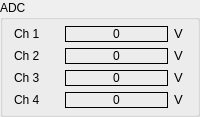
      <widget class="QGroupBox" name="groupBox">
       <property name="sizePolicy">
        <sizepolicy hsizetype="Preferred" vsizetype="Fixed">
         <horstretch>0</horstretch>
         <verstretch>0</verstretch>
        </sizepolicy>
       </property>
       <property name="minimumSize">
        <size>
         <width>0</width>
         <height>0</height>
        </size>
       </property>
       <property name="maximumSize">
        <size>
         <width>16777215</width>
         <height>16777215</height>
        </size>
       </property>
       <property name="title">
        <string>ADC</string>
       </property>
       <layout class="QGridLayout" name="gridLayout">
        <property name="topMargin">
         <number>6</number>
        </property>
        <property name="bottomMargin">
         <number>6</number>
        </property>
        <item row="0" column="0">
         <layout class="QHBoxLayout" name="horizontalLayout">
          <item>
           <widget class="QLabel" name="label">
            <property name="sizePolicy">
             <sizepolicy hsizetype="Preferred" vsizetype="Fixed">
              <horstretch>0</horstretch>
              <verstretch>0</verstretch>
             </sizepolicy>
            </property>
            <property name="minimumSize">
             <size>
              <width>0</width>
              <height>0</height>
             </size>
            </property>
            <property name="maximumSize">
             <size>
              <width>45</width>
              <height>16777215</height>
             </size>
            </property>
            <property name="font">
             <font>
              <pointsize>9</pointsize>
             </font>
            </property>
            <property name="text">
             <string>Ch 1</string>
            </property>
           </widget>
          </item>
          <item>
           <widget class="QLabel" name="adcLabel1">
            <property name="sizePolicy">
             <sizepolicy hsizetype="Preferred" vsizetype="Fixed">
              <horstretch>0</horstretch>
              <verstretch>0</verstretch>
             </sizepolicy>
            </property>
            <property name="minimumSize">
             <size>
              <width>40</width>
              <height>0</height>
             </size>
            </property>
            <property name="font">
             <font>
              <pointsize>9</pointsize>
             </font>
            </property>
            <property name="frameShape">
             <enum>QFrame::Panel</enum>
            </property>
            <property name="text">
             <string>0</string>
            </property>
            <property name="alignment">
             <set>Qt::AlignCenter</set>
            </property>
           </widget>
          </item>
          <item>
           <widget class="QLabel" name="label_5">
            <property name="sizePolicy">
             <sizepolicy hsizetype="Preferred" vsizetype="Fixed">
              <horstretch>0</horstretch>
              <verstretch>0</verstretch>
             </sizepolicy>
            </property>
            <property name="maximumSize">
             <size>
              <width>12</width>
              <height>16777215</height>
             </size>
            </property>
            <property name="font">
             <font>
              <pointsize>10</pointsize>
             </font>
            </property>
            <property name="text">
             <string>V</string>
            </property>
           </widget>
          </item>
         </layout>
        </item>
        <item row="1" column="0">
         <layout class="QHBoxLayout" name="horizontalLayout_2">
          <item>
           <widget class="QLabel" name="label_2">
            <property name="sizePolicy">
             <sizepolicy hsizetype="Preferred" vsizetype="Fixed">
              <horstretch>0</horstretch>
              <verstretch>0</verstretch>
             </sizepolicy>
            </property>
            <property name="minimumSize">
             <size>
              <width>0</width>
              <height>0</height>
             </size>
            </property>
            <property name="maximumSize">
             <size>
              <width>45</width>
              <height>16777215</height>
             </size>
            </property>
            <property name="font">
             <font>
              <pointsize>9</pointsize>
             </font>
            </property>
            <property name="text">
             <string>Ch 2</string>
            </property>
           </widget>
          </item>
          <item>
           <widget class="QLabel" name="adcLabel2">
            <property name="sizePolicy">
             <sizepolicy hsizetype="Preferred" vsizetype="Fixed">
              <horstretch>0</horstretch>
              <verstretch>0</verstretch>
             </sizepolicy>
            </property>
            <property name="minimumSize">
             <size>
              <width>40</width>
              <height>0</height>
             </size>
            </property>
            <property name="font">
             <font>
              <pointsize>9</pointsize>
             </font>
            </property>
            <property name="frameShape">
             <enum>QFrame::Panel</enum>
            </property>
            <property name="text">
             <string>0</string>
            </property>
            <property name="alignment">
             <set>Qt::AlignCenter</set>
            </property>
           </widget>
          </item>
          <item>
           <widget class="QLabel" name="label_6">
            <property name="sizePolicy">
             <sizepolicy hsizetype="Preferred" vsizetype="Fixed">
              <horstretch>0</horstretch>
              <verstretch>0</verstretch>
             </sizepolicy>
            </property>
            <property name="maximumSize">
             <size>
              <width>12</width>
              <height>16777215</height>
             </size>
            </property>
            <property name="font">
             <font>
              <pointsize>10</pointsize>
             </font>
            </property>
            <property name="text">
             <string>V</string>
            </property>
           </widget>
          </item>
         </layout>
        </item>
        <item row="2" column="0">
         <layout class="QHBoxLayout" name="horizontalLayout_3">
          <item>
           <widget class="QLabel" name="label_3">
            <property name="sizePolicy">
             <sizepolicy hsizetype="Preferred" vsizetype="Fixed">
              <horstretch>0</horstretch>
              <verstretch>0</verstretch>
             </sizepolicy>
            </property>
            <property name="minimumSize">
             <size>
              <width>0</width>
              <height>0</height>
             </size>
            </property>
            <property name="maximumSize">
             <size>
              <width>45</width>
              <height>16777215</height>
             </size>
            </property>
            <property name="font">
             <font>
              <pointsize>9</pointsize>
             </font>
            </property>
            <property name="text">
             <string>Ch 3</string>
            </property>
           </widget>
          </item>
          <item>
           <widget class="QLabel" name="adcLabel3">
            <property name="sizePolicy">
             <sizepolicy hsizetype="Preferred" vsizetype="Fixed">
              <horstretch>0</horstretch>
              <verstretch>0</verstretch>
             </sizepolicy>
            </property>
            <property name="minimumSize">
             <size>
              <width>40</width>
              <height>0</height>
             </size>
            </property>
            <property name="font">
             <font>
              <pointsize>9</pointsize>
             </font>
            </property>
            <property name="frameShape">
             <enum>QFrame::Panel</enum>
            </property>
            <property name="text">
             <string>0</string>
            </property>
            <property name="alignment">
             <set>Qt::AlignCenter</set>
            </property>
           </widget>
          </item>
          <item>
           <widget class="QLabel" name="label_7">
            <property name="sizePolicy">
             <sizepolicy hsizetype="Preferred" vsizetype="Fixed">
              <horstretch>0</horstretch>
              <verstretch>0</verstretch>
             </sizepolicy>
            </property>
            <property name="maximumSize">
             <size>
              <width>12</width>
              <height>16777215</height>
             </size>
            </property>
            <property name="font">
             <font>
              <pointsize>10</pointsize>
             </font>
            </property>
            <property name="text">
             <string>V</string>
            </property>
           </widget>
          </item>
         </layout>
        </item>
        <item row="3" column="0">
         <layout class="QHBoxLayout" name="horizontalLayout_4">
          <item>
           <widget class="QLabel" name="label_4">
            <property name="sizePolicy">
             <sizepolicy hsizetype="Preferred" vsizetype="Fixed">
              <horstretch>0</horstretch>
              <verstretch>0</verstretch>
             </sizepolicy>
            </property>
            <property name="minimumSize">
             <size>
              <width>0</width>
              <height>0</height>
             </size>
            </property>
            <property name="maximumSize">
             <size>
              <width>45</width>
              <height>16777215</height>
             </size>
            </property>
            <property name="font">
             <font>
              <pointsize>9</pointsize>
             </font>
            </property>
            <property name="text">
             <string>Ch 4</string>
            </property>
           </widget>
          </item>
          <item>
           <widget class="QLabel" name="adcLabel4">
            <property name="sizePolicy">
             <sizepolicy hsizetype="Preferred" vsizetype="Fixed">
              <horstretch>0</horstretch>
              <verstretch>0</verstretch>
             </sizepolicy>
            </property>
            <property name="minimumSize">
             <size>
              <width>40</width>
              <height>0</height>
             </size>
            </property>
            <property name="font">
             <font>
              <pointsize>9</pointsize>
             </font>
            </property>
            <property name="frameShape">
             <enum>QFrame::Panel</enum>
            </property>
            <property name="text">
             <string>0</string>
            </property>
            <property name="alignment">
             <set>Qt::AlignCenter</set>
            </property>
           </widget>
          </item>
          <item>
           <widget class="QLabel" name="label_8">
            <property name="sizePolicy">
             <sizepolicy hsizetype="Preferred" vsizetype="Fixed">
              <horstretch>0</horstretch>
              <verstretch>0</verstretch>
             </sizepolicy>
            </property>
            <property name="maximumSize">
             <size>
              <width>12</width>
              <height>16777215</height>
             </size>
            </property>
            <property name="font">
             <font>
              <pointsize>10</pointsize>
             </font>
            </property>
            <property name="text">
             <string>V</string>
            </property>
           </widget>
          </item>
         </layout>
        </item>
       </layout>
      </widget>
